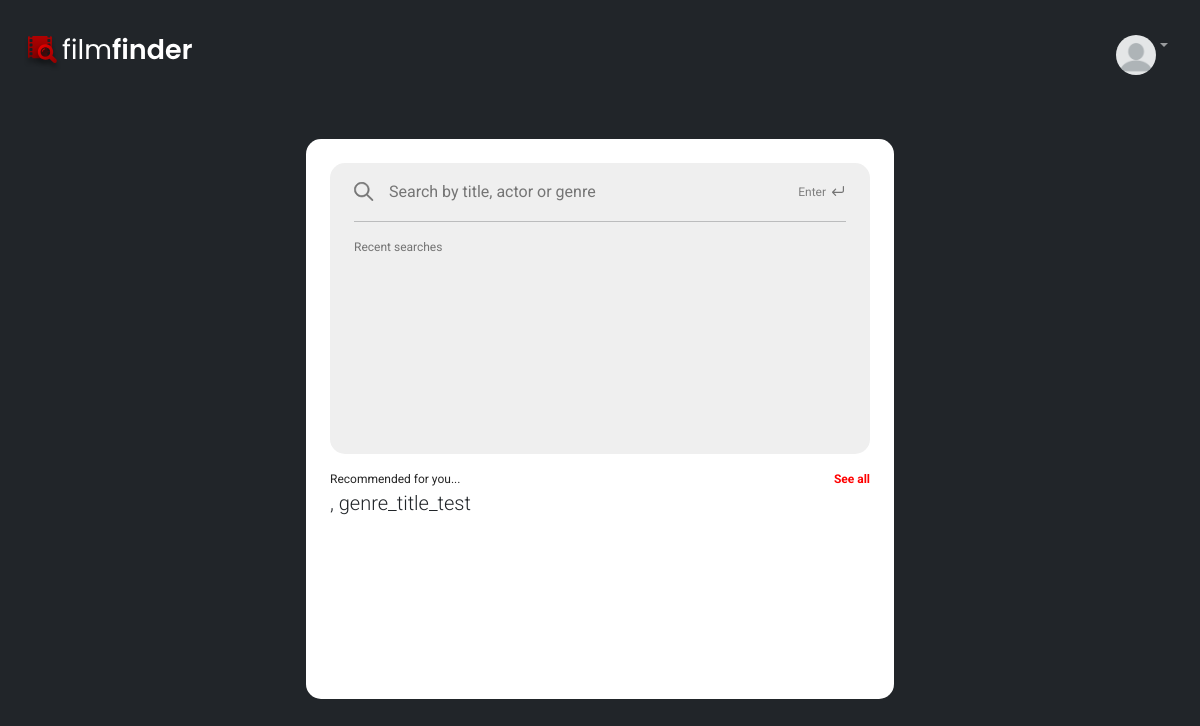
Before: / with the older database file.
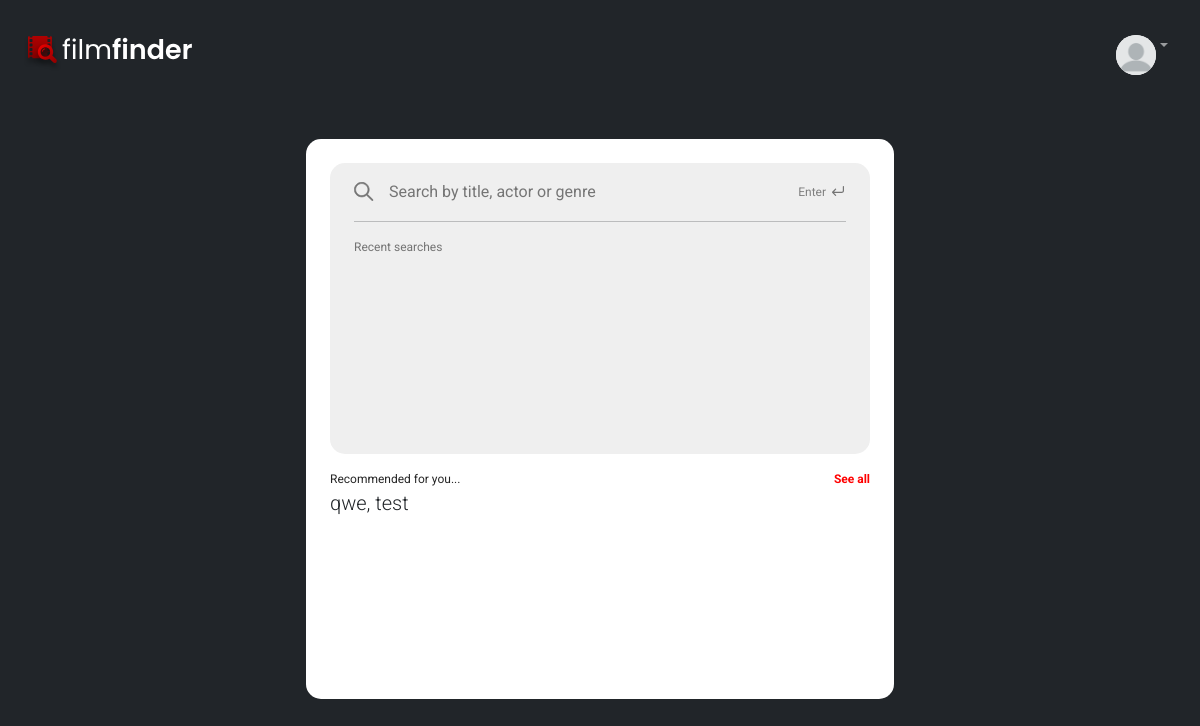
After: the same page with the newer database file.
### Movies/models.py (models this page shows, shortened)
class MovieGenre(models.Model):
    movie_id = models.ForeignKey(Movie, null=True, blank=True, on_delete=models.CASCADE)
    genre_id = models.ForeignKey(Genre, null=True, blank=True, on_delete=models.CASCADE)

class Movie(models.Model):
    movie_id    = models.AutoField(primary_key=True)
    title       = models.CharField(max_length=120, blank=True, null=True)

### Genres/models.py (models this page shows, shortened)
class Genre(models.Model):
    genre_id = models.AutoField(primary_key=True)
    genre_title = models.CharField(max_length=120, blank=True, null=True)

### filmFinder/views.py (the view)
# urls.py: path('', home_page, name="index"),
def home_page(request):
    movie = MovieGenre.objects.all()
    genre = Genre.objects.all()
    context = {
        "title":"Film Finder",
        "movies": movie,
        "genre":genre
    }
    if request.method == "POST":
        return redirect("result")
    return render(request, "search.html", context)

### templates/search.html (shortened to what this page needs)
{% extends 'base.html' %}
{% load static %}
{% block info %}
<div class="row align-items-center flex-grow-1 pb-5">
    <div class="col-6 box p-4">
        <div class="row pb-3" style="height:60%;">
            <div class="col-12 ">
                <div class="search_box py-3 px-4">
                    <form class="form" method="POST" action="">{% csrf_token %}
                        <div class="row">
                            <div class="col-10">
                                <input id="search_query" type="text" name="search" placeholder="Search by title, actor or genre" autocomplete="off">
                            </div>
                            <div class="col-2" style="display: block; text-align: right;">
                                <button id="enter" type="submit">Enter</button>
                            </div>
                        </div>
                    </form>
                        <hr class="px-0">
                        <div class="row">
                            <div class="col-12">
                                <div class="subtitle" style="color:#747474 !important;">Recent searches</div>
                            </div>
                        </div>
                </div>
            </div>
        </div>
        <div class="row ">
            <div class="col-10">
                <div class="subtitle">Recommended for you...</div>
            </div>
            <div class="col-2">
                <a class="link" href="#">See all</a>
            </div>
        </div>
        <div class="row">
            {% for object in movies %}
            <p class="lead">{{object.movie_id.title}}, {{object.genre_id.genre_title}}</p>
            {%endfor%}
        </div>
    </div>
</div>
{% endblock %}

Changed rows visible on the page:
changed MovieGenre: movie_id (not shown) → "qwe"; genre_id.genre_title "genre_title_test" → "test"
